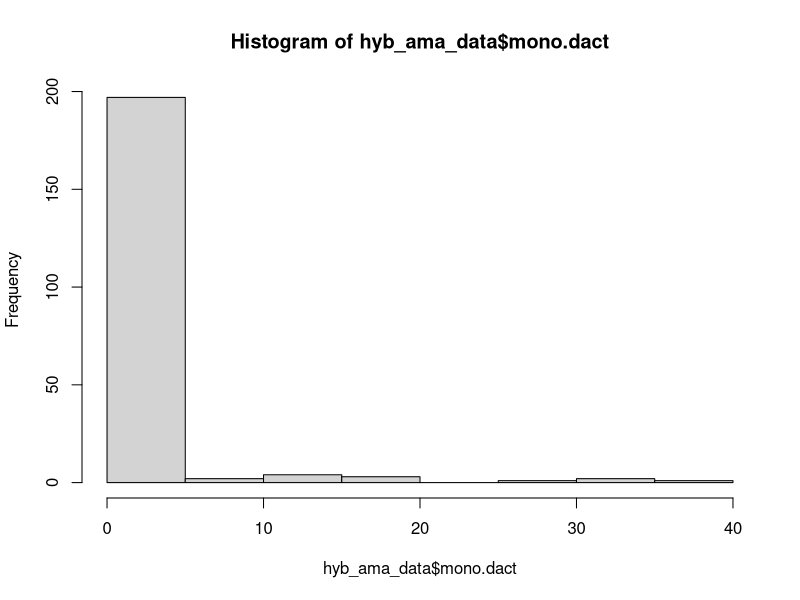
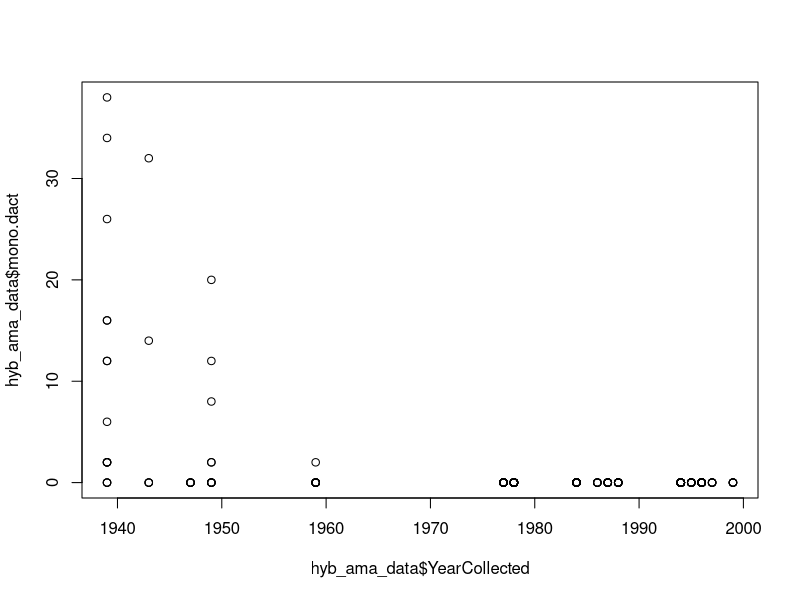
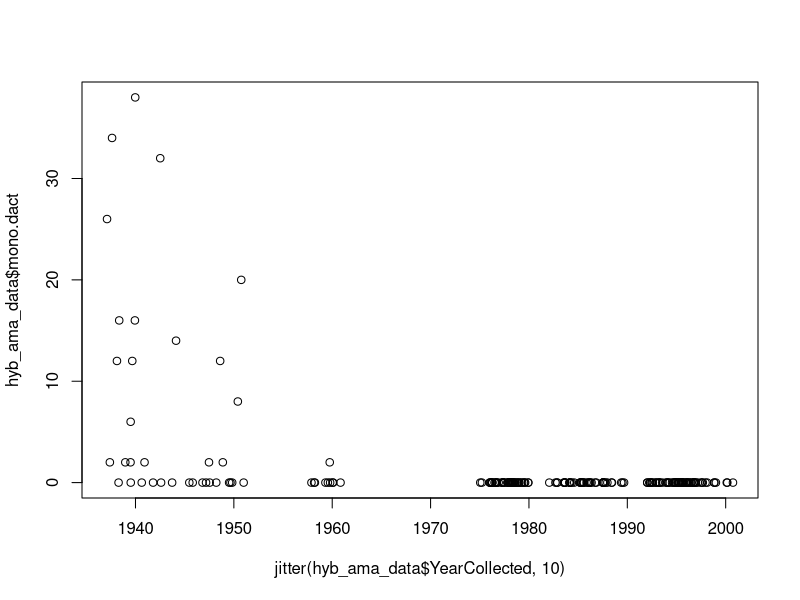
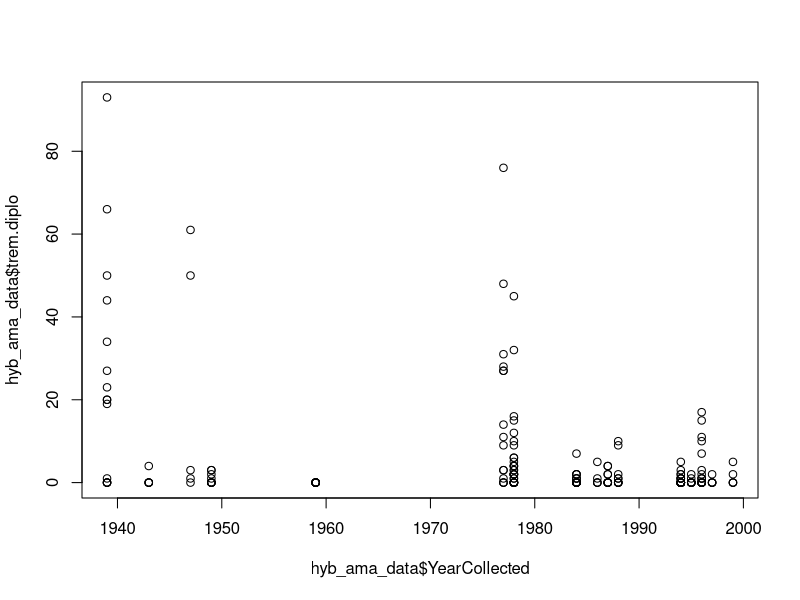
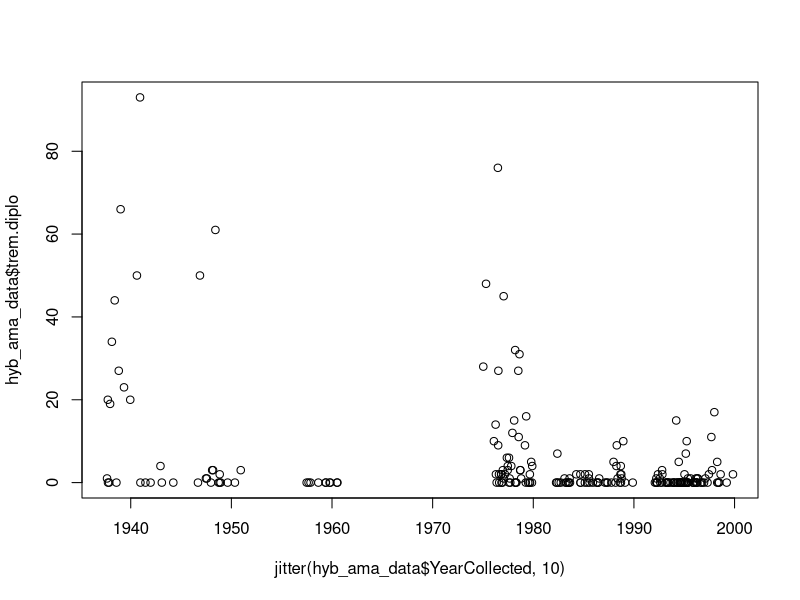

Here is the R script that generated these plots, in order:
# How to use R
# A workshop
# Written by Chelsea Wood (chelwood@uw.edu)
# 1 July 2025

# To run a thing in R, you put your cursor on it and hit COMMAND+RETURN (on Mac) or CONTROL+RETURN (on PC).
# Anything with a # in front of it will not run, because it is annotation - words designed to be human-readable, but meant to be ignored by R.

# This is how you find out what directory R is reading from - i.e., what folder on your computer is R going to when you ask it to retrieve a file?  getwd = get working directory.

getwd()

# If you need to change your working directory , paste the file structure between the quotation marks below.
# To get the file structure, open the folder and then "Get info" about that folder. Copy the file structure and paste it below.

setwd("C:/Users/imani/OneDrive/Desktop/TUBRI_Monogenea_Project")

# Once your working directory is set, you're ready to read in the data!  If there are sub-folders inside your working directory, you'll need to specify them as I have below.
# The <- command tells R what a thing is called.  So you can read the line below as,
# Look at this csv file, and name it hyb_ama_data.  When I call hyb_ama_data, I want you to give me the csv file.

hyb_ama_data<-read.csv("data/processed/Hybognathus_amarus_processed_human_readable_2025.07.06.csv")

# To see your data as a spreadsheet in a new tab, use the View command.

View(hyb_ama_data)

# You can also see your data in the console below by running the name of the dataset.

hyb_ama_data


# With your dataset ready to go, you can now call individual columns in that dataset using $ plus the variable name, exactly as it is spelled and capitalized in the dataset.

hyb_ama_data$YearCollected
hyb_ama_data$mono.dact


# You can also call individual rows, columns, or cells using brackets.

hyb_ama_data[33,2]

# You can now perform simple data manipulations on the variables.  For example, if I want the total number of MONO.DACT worms we counted in Hybognathus amarus, I can write,

sum(hyb_ama_data$trem.diplo)

#Uh oh! Why doesn't that work? 
# When there's an NA present in a list, R can't do calculations with it. You can get around it with this handy piece of code:
# na.rm=TRUE
# Let's try the same code again, but include the na.rm piece:

sum(hyb_ama_data$trem.diplo, na.rm=TRUE)

# Or maybe I want the mean number of MONO.DACT per fish. It's simple as this:

mean(hyb_ama_data$mono.dact)

# I can even call up a quick histogram of the number of MONO.DACT in each fish:

hist(hyb_ama_data$mono.dact)

# Or I can plot the number of MONO.DACT over time - plot(y~x).

plot(hyb_ama_data$mono.dact~hyb_ama_data$YearCollected)

plot(hyb_ama_data$mono.dact~jitter(hyb_ama_data$YearCollected,10))

plot(hyb_ama_data$trem.diplo~hyb_ama_data$YearCollected)

plot(hyb_ama_data$trem.diplo~jitter(hyb_ama_data$YearCollected,10))

# Looks like there's a pattern there!  Let's do a simple statistical test to see if it is significant?
# A model is an equation that represents the data. Here, our model is y = mx + b.

summary(lm(hyb_ama_data$mono.dact~hyb_ama_data$YearCollected))

summary(lm(hyb_ama_data$trem.diplo~hyb_ama_data$YearCollected))
